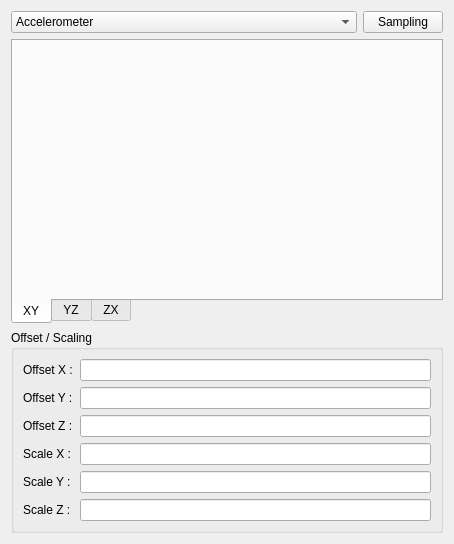
<?xml version="1.0" encoding="UTF-8"?>
<ui version="4.0">
 <class>SensorsCalibration</class>
 <widget class="QWidget" name="SensorsCalibration">
  <property name="geometry">
   <rect>
    <x>0</x>
    <y>0</y>
    <width>454</width>
    <height>544</height>
   </rect>
  </property>
  <property name="windowTitle">
   <string>Sensors Calibration</string>
  </property>
  <layout class="QGridLayout" name="gridLayout_2">
   <item row="5" column="0">
    <widget class="QGroupBox" name="groupBox">
     <property name="sizePolicy">
      <sizepolicy hsizetype="Expanding" vsizetype="Fixed">
       <horstretch>0</horstretch>
       <verstretch>0</verstretch>
      </sizepolicy>
     </property>
     <property name="title">
      <string>Offset / Scaling</string>
     </property>
     <layout class="QFormLayout" name="formLayout_2">
      <property name="fieldGrowthPolicy">
       <enum>QFormLayout::AllNonFixedFieldsGrow</enum>
      </property>
      <item row="0" column="0">
       <widget class="QLabel" name="label">
        <property name="text">
         <string>Offset X :</string>
        </property>
       </widget>
      </item>
      <item row="0" column="1">
       <widget class="QLineEdit" name="offsetX">
        <property name="readOnly">
         <bool>true</bool>
        </property>
       </widget>
      </item>
      <item row="1" column="0">
       <widget class="QLabel" name="label_2">
        <property name="text">
         <string>Offset Y :</string>
        </property>
       </widget>
      </item>
      <item row="1" column="1">
       <widget class="QLineEdit" name="offsetY">
        <property name="readOnly">
         <bool>true</bool>
        </property>
       </widget>
      </item>
      <item row="2" column="0">
       <widget class="QLabel" name="label_3">
        <property name="text">
         <string>Offset Z :</string>
        </property>
       </widget>
      </item>
      <item row="2" column="1">
       <widget class="QLineEdit" name="offsetZ">
        <property name="readOnly">
         <bool>true</bool>
        </property>
       </widget>
      </item>
      <item row="3" column="0">
       <widget class="QLabel" name="label_4">
        <property name="text">
         <string>Scale X :</string>
        </property>
       </widget>
      </item>
      <item row="3" column="1">
       <widget class="QLineEdit" name="scaleX">
        <property name="readOnly">
         <bool>true</bool>
        </property>
       </widget>
      </item>
      <item row="4" column="0">
       <widget class="QLabel" name="label_5">
        <property name="text">
         <string>Scale Y :</string>
        </property>
       </widget>
      </item>
      <item row="4" column="1">
       <widget class="QLineEdit" name="scaleY">
        <property name="readOnly">
         <bool>true</bool>
        </property>
       </widget>
      </item>
      <item row="5" column="0">
       <widget class="QLabel" name="label_6">
        <property name="text">
         <string>Scale Z : </string>
        </property>
       </widget>
      </item>
      <item row="5" column="1">
       <widget class="QLineEdit" name="scaleZ">
        <property name="readOnly">
         <bool>true</bool>
        </property>
       </widget>
      </item>
     </layout>
    </widget>
   </item>
   <item row="4" column="0">
    <widget class="QTabWidget" name="tabWidget">
     <property name="tabPosition">
      <enum>QTabWidget::South</enum>
     </property>
     <property name="tabShape">
      <enum>QTabWidget::Rounded</enum>
     </property>
     <property name="currentIndex">
      <number>0</number>
     </property>
     <widget class="QWidget" name="sensorsXY">
      <attribute name="title">
       <string>XY</string>
      </attribute>
     </widget>
     <widget class="QWidget" name="sensorsYZ">
      <attribute name="title">
       <string>YZ</string>
      </attribute>
     </widget>
     <widget class="QWidget" name="sensorsZX">
      <attribute name="title">
       <string>ZX</string>
      </attribute>
     </widget>
    </widget>
   </item>
   <item row="0" column="0">
    <layout class="QHBoxLayout" name="horizontalLayout">
     <item>
      <widget class="QComboBox" name="sensorsBox">
       <property name="sizePolicy">
        <sizepolicy hsizetype="Expanding" vsizetype="Fixed">
         <horstretch>0</horstretch>
         <verstretch>0</verstretch>
        </sizepolicy>
       </property>
       <item>
        <property name="text">
         <string>Accelerometer</string>
        </property>
       </item>
       <item>
        <property name="text">
         <string>Megnetometer</string>
        </property>
       </item>
      </widget>
     </item>
     <item>
      <widget class="QPushButton" name="btnSampling">
       <property name="text">
        <string>Sampling</string>
       </property>
      </widget>
     </item>
    </layout>
   </item>
  </layout>
 </widget>
 <resources/>
 <connections/>
</ui>
